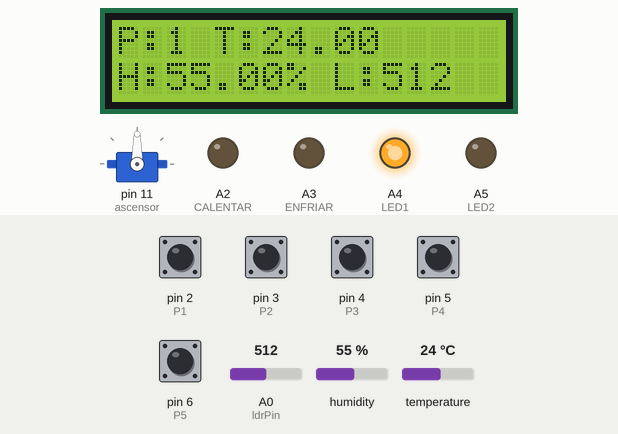
The sketch below on a simulated Arduino Uno, built with avr-gcc and run on an emulated ATmega328P. On the bench: servo, 16×2 character LCD, output pins drawn as LEDs (lit = HIGH). Inputs (shaded band) come from the test bench; at power-on: pin 2 (P1), pin 3 (P2), pin 4 (P3), pin 5 (P4), pin 6 (P5) HIGH, temperature 24 °C, A0 (ldrPin) = 512, humidity 55 %. What the sketch prints to the serial monitor is not drawn.

Above: at 3.2 s.
3.3 s: temperature set to 23.3 °C
At 5.1 s:
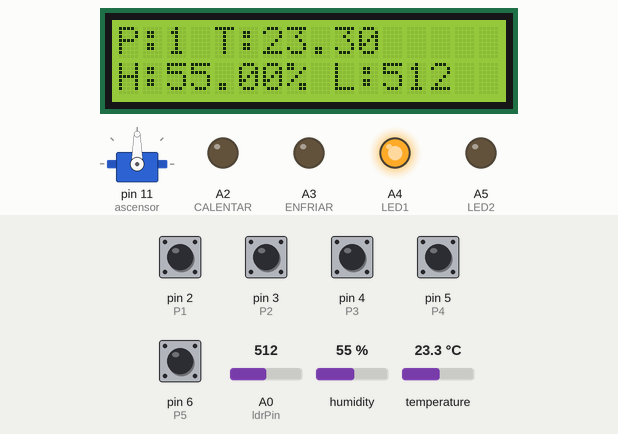
5.6 s: temperature set to 22.3 °C
At 6.8 s:
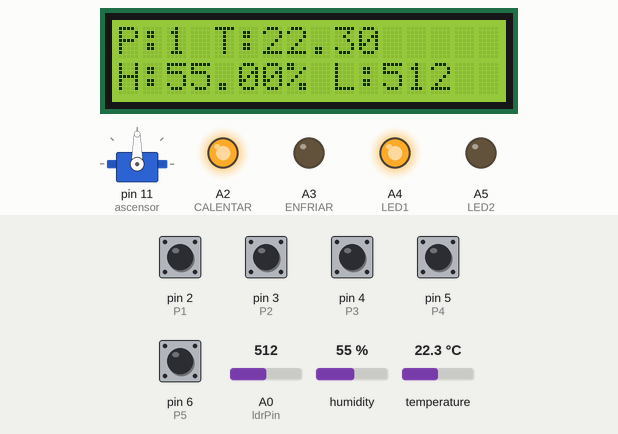
7.6 s: A0 (ldrPin) set to 684
At 8.8 s:
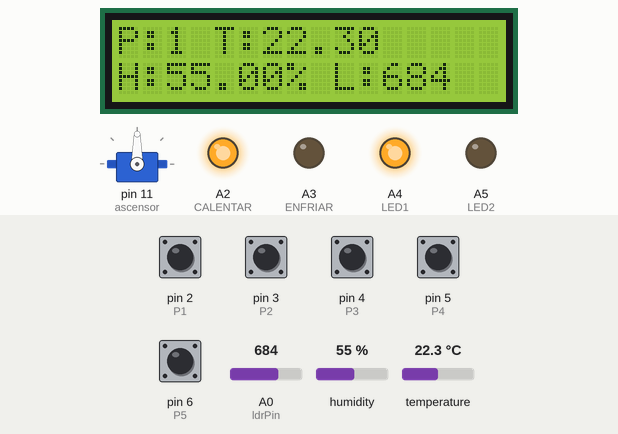
9.1 s: A0 (ldrPin) set to 712
At 9.9 s:
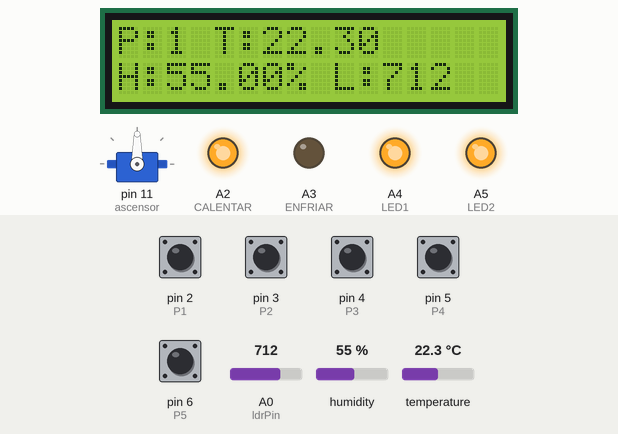
10.7 s: pin 3 (P2) pulled LOW for 0.6 s
At 12.1 s:
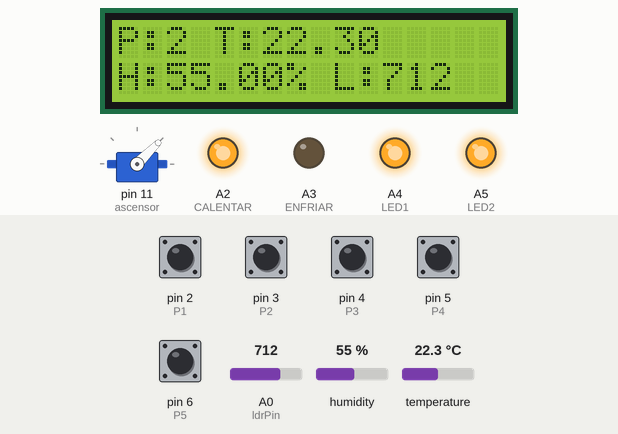
12.8 s: pin 5 (P4) pulled LOW for 0.6 s
At 14.5 s:
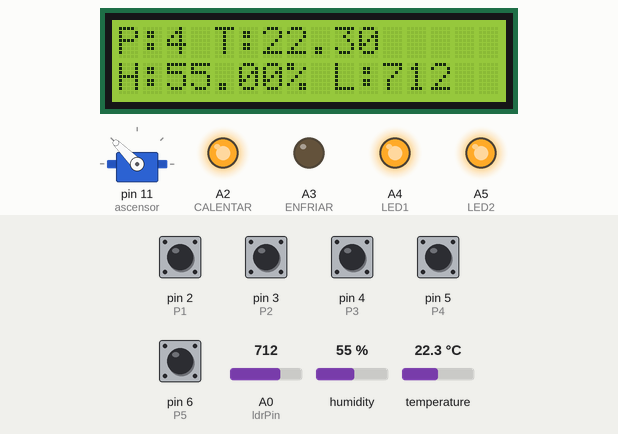
Timing chart, 0 to 15.9 s (numbered marks = the images above; inputs shaded):
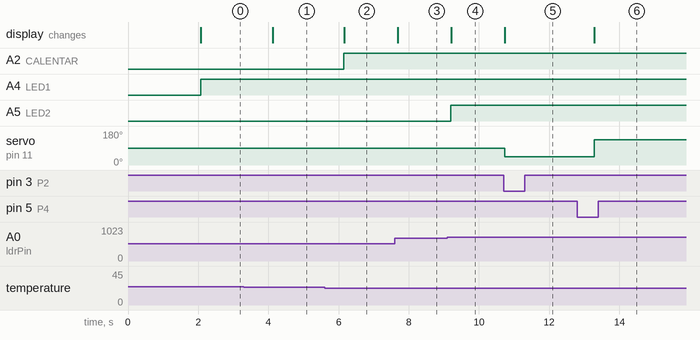

The sketch:

sketch.ino
```cpp
#include <Servo.h>
#include <LiquidCrystal.h>
#include <DHT.h>

Servo ascensor;

// -------- LCD --------
LiquidCrystal lcd(7, 8, 9, 10, 12, 13);

// -------- DHT22 --------
#define DHTPIN A1
#define DHTTYPE DHT22
DHT dht(DHTPIN, DHTTYPE);

// -------- LDR --------
int ldrPin = A0;

// -------- CONTROL TEMPERATURA --------
#define CALENTAR A2
#define ENFRIAR A3

// -------- CONTROL ILUMINACION --------
#define LED1 A4
#define LED2 A5

// -------- BOTONES --------
const int P1 = 2;
const int P2 = 3;
const int P3 = 4;
const int P4 = 5;
const int P5 = 6;

int plantaActual = 1;

void setup() {

  Serial.begin(9600);

  // Servo
  ascensor.attach(11);

  // Botones
  pinMode(P1, INPUT_PULLUP);
  pinMode(P2, INPUT_PULLUP);
  pinMode(P3, INPUT_PULLUP);
  pinMode(P4, INPUT_PULLUP);
  pinMode(P5, INPUT_PULLUP);

  // Control temperatura
  pinMode(CALENTAR, OUTPUT);
  pinMode(ENFRIAR, OUTPUT);

  // Control iluminacion
  pinMode(LED1, OUTPUT);
  pinMode(LED2, OUTPUT);

  // LCD
  lcd.begin(16, 2);

  // DHT22
  dht.begin();

  lcd.print("Ascensor ACME");
  delay(2000);
  lcd.clear();
}

void loop() {

  // -------- BOTONES ASCENSOR --------

  if (digitalRead(P1) == LOW) {
    ascensor.write(0);
    plantaActual = 1;
  }

  if (digitalRead(P2) == LOW) {
    ascensor.write(45);
    plantaActual = 2;
  }

  if (digitalRead(P3) == LOW) {
    ascensor.write(90);
    plantaActual = 3;
  }

  if (digitalRead(P4) == LOW) {
    ascensor.write(135);
    plantaActual = 4;
  }

  if (digitalRead(P5) == LOW) {
    ascensor.write(180);
    plantaActual = 5;
  }

  // -------- LEER SENSORES --------

  float temperatura = dht.readTemperature();
  float humedad = dht.readHumidity();

  int luz = analogRead(ldrPin);

  // -------- CONTROL TEMPERATURA --------

  if (temperatura < 23) {

    digitalWrite(CALENTAR, HIGH);
    digitalWrite(ENFRIAR, LOW);

  }

  else if (temperatura > 27) {

    digitalWrite(CALENTAR, LOW);
    digitalWrite(ENFRIAR, HIGH);

  }

  else {

    digitalWrite(CALENTAR, LOW);
    digitalWrite(ENFRIAR, LOW);

  }

  // -------- CONTROL ILUMINACION --------

  if (luz > 700) {

    // Muy oscuro
    digitalWrite(LED1, HIGH);
    digitalWrite(LED2, HIGH);

  }

  else if (luz > 300) {

    // Luz media
    digitalWrite(LED1, HIGH);
    digitalWrite(LED2, LOW);

  }

  else {

    // Mucha luz
    digitalWrite(LED1, LOW);
    digitalWrite(LED2, LOW);

  }

  // -------- LCD --------

  lcd.clear();

  lcd.setCursor(0, 0);
  lcd.print("P:");
  lcd.print(plantaActual);

  lcd.print(" T:");
  lcd.print(temperatura);

  lcd.setCursor(0, 1);
  lcd.print("H:");
  lcd.print(humedad);

  lcd.print("% L:");
  lcd.print(luz);

  // -------- SERIAL --------

  Serial.print("Planta: ");
  Serial.print(plantaActual);

  Serial.print(" Temp: ");
  Serial.print(temperatura);

  Serial.print(" Humedad: ");
  Serial.print(humedad);

  Serial.print(" Luz: ");
  Serial.println(luz);

  delay(500);
}
```

Measured:
- the behaviour switches between 23 and 22.9 °C on temperature (found by bisection; images 1 and 2)
- the behaviour switches between 700 and 701 on A0 (ldrPin) (found by bisection; images 3 and 4)
- after the input at 3.3 s, the display: changes after 0.82 s (image 1)
- after the input at 5.6 s, A2 (CALENTAR): LOW → HIGH after 0.55 s; the display: changes after 0.56 s (image 2)
- after the input at 7.6 s, the display: changes after 0.08 s (image 3)
- after the input at 9.1 s, A5 (LED2): LOW → HIGH after 0.10 s; the display: changes after 0.11 s (image 4)
- after the input at 10.7 s, servo on pin 11 (ascensor): 90° → 45° at once; the display: changes at once (image 5)
- after the input at 12.8 s, servo on pin 11 (ascensor): 45° → 135° after 0.48 s; the display: changes after 0.48 s (image 6)
